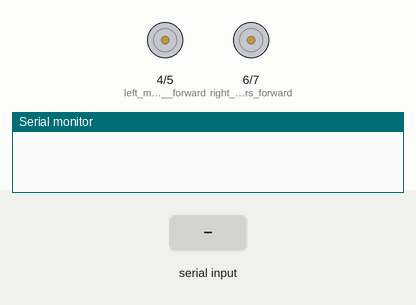
This sketch was run on a simulated Arduino Uno, built with avr-gcc and run on an emulated ATmega328P. On the bench: motor-driver pin pairs drawn as motors (green arrow = first pin HIGH = forward, orange = second pin HIGH = backward, longer = more drive), the last lines printed to the serial monitor. Inputs (shaded band) come from the test bench.

Above: at 1.2 s.
1.3 s: "F" received over Serial
At 2.2 s:
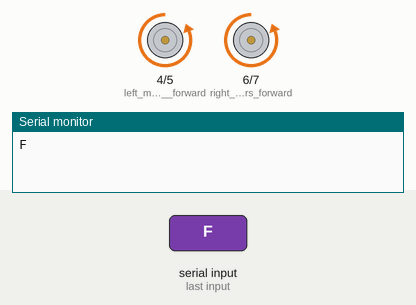
2.8 s: "B" received over Serial
At 3.4 s:
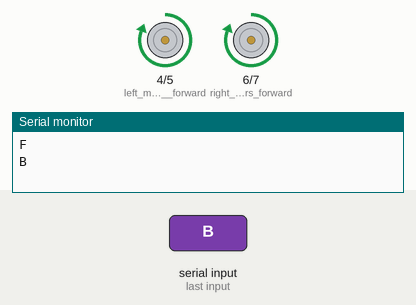
4.3 s: "X" received over Serial
At 5.5 s:
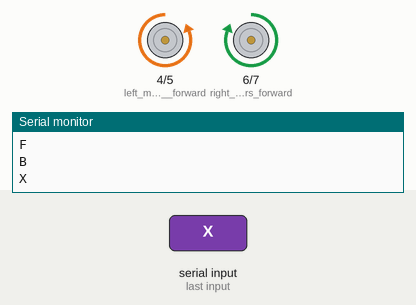
5.8 s: "Y" received over Serial
At 6.9 s:
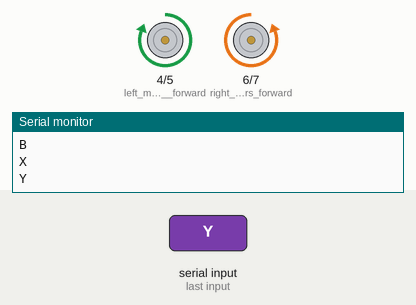
Timing chart, 0 to 8.3 s (numbered marks = the images above; inputs shaded):
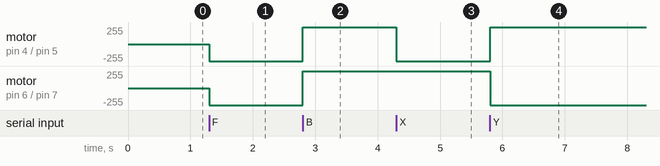

The sketch:

Soccer-robot.ino
```cpp
char t;

void setup() {
pinMode(4,OUTPUT);   //left motors  forward
pinMode(5,OUTPUT);   //left motors reverse

pinMode(6,OUTPUT);   //right  motors forward
pinMode(7,OUTPUT);   //right motors reverse
Serial.begin(9600);

}

void loop() {
if(Serial.available()){
  t = Serial.read();
  Serial.println(t);
}

if(t == 'F'){            //move  forward(all motors rotate in forward direction)
  digitalWrite(4,LOW); // If the left motor is spinning opposite direction shuffle the HIGH and LOW
  digitalWrite(5,HIGH);

  digitalWrite(6,LOW); // If the right motor is spinning opposite direction shuffle the HIGH and LOW
  digitalWrite(7,HIGH);
}

else if(t == 'B'){      //move reverse (all  motors rotate in reverse direction)
  digitalWrite(4,HIGH); // If the left motor is spinning opposite direction shuffle the HIGH and LOW
  digitalWrite(5,LOW);

  digitalWrite(6,HIGH); // If the right motor is spinning opposite direction shuffle the HIGH and LOW
  digitalWrite(7,LOW);
}

else if(t == 'X'){      //turn right (left side motors rotate in forward direction,  right side motors doesn't rotate)
  digitalWrite(4,LOW);
  digitalWrite(5,HIGH);

  digitalWrite(6,HIGH); // If the right motor is spinning opposite direction shuffle the HIGH and LOW
  digitalWrite(7,LOW);
}

else  if(t == 'Y'){      //turn left (right side motors rotate in forward direction, left  side motors doesn't rotate)
  digitalWrite(4,HIGH); // If the left motor is spinning opposite direction shuffle the HIGH and LOW
  digitalWrite(5,LOW);

  digitalWrite(6,LOW);
  digitalWrite(7,HIGH);
}

else if(t == 'S'){      //STOP (all motors stop)
  digitalWrite(4,LOW);
  digitalWrite(5,LOW);
  digitalWrite(6,LOW);
  digitalWrite(7,LOW);
}
}
```

Measured:
- after the input at 1.3 s, motor on pin 4 (left_motors__forward) / pin 5 (left_motors_reverse), motor on pin 6 (right__motors_forward) / pin 7 (right_motors_reverse): stopped → backward 255/255 at once
- after the input at 2.8 s, motor on pin 4 (left_motors__forward) / pin 5 (left_motors_reverse), motor on pin 6 (right__motors_forward) / pin 7 (right_motors_reverse): backward 255/255 → forward 255/255 at once
- after the input at 4.3 s, motor on pin 4 (left_motors__forward) / pin 5 (left_motors_reverse): forward 255/255 → backward 255/255 at once
- after the input at 5.8 s, motor on pin 4 (left_motors__forward) / pin 5 (left_motors_reverse): backward 255/255 → forward 255/255 at once; motor on pin 6 (right__motors_forward) / pin 7 (right_motors_reverse): forward 255/255 → backward 255/255 at once
